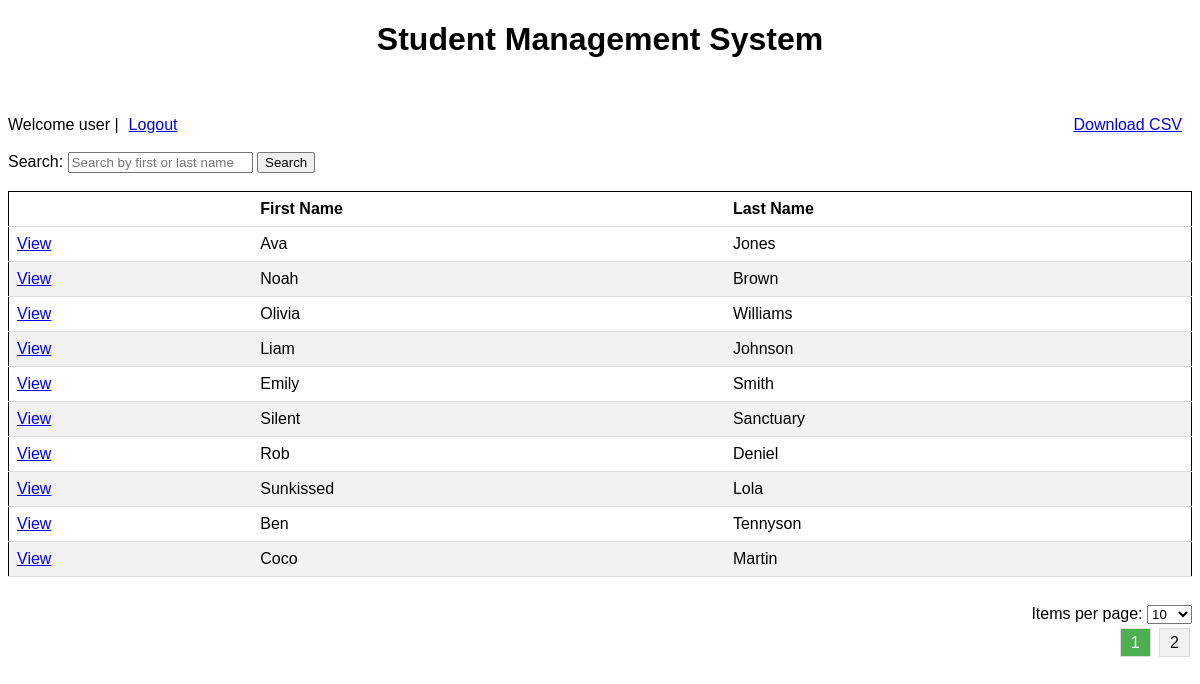
The page /index.php (signed in) on the database its author committed.
### tables this page shows
CREATE TABLE `student_list` (
  `id` int(11) NOT NULL,
  `first_name` varchar(50) NOT NULL,
  `last_name` varchar(50) NOT NULL,
  `birth_day` varchar(10) NOT NULL,
  `added_at` datetime NOT NULL DEFAULT current_timestamp(),
  `gender` varchar(10) NOT NULL,
  `notes` text NOT NULL
);

### index.php (the view, shortened to what this page needs)
<?php
$con = connection();
$itemsPerPage = isset($_GET['itemsPerPage']) ? $_GET['itemsPerPage'] : 10;
$page = isset($_GET['page']) ? $_GET['page'] : 1;
$totalRecords = $con->query("SELECT COUNT(*) AS total FROM student_list")->fetch_assoc()['total'];
$totalPages = ceil($totalRecords / $itemsPerPage);
$offset = ($page - 1) * $itemsPerPage;
$sql = "SELECT * FROM student_list ORDER BY ID DESC LIMIT $offset, $itemsPerPage";
$students = $con->query($sql) or die($con->$connection->error);
$row = $students->fetch_assoc();
$searchTerm = "";
?>
<!DOCTYPE html>
<html lang="en">
<head>
    <link rel="stylesheet" href="css/style.css">
</head>
<body>
    <h1>Student Management System</h1>
    <br><br>
    <div class="header-links">
        <?php
        echo "Welcome " . $_SESSION['UserLogin'] . " | <a href='logout.php'>Logout</a>";
        echo "<a id='download-csv-button' class='add-new-button' href='download_csv.php'>Download CSV</a>";
        ?>
    </div>
    <br>
<form id="search-form">
    <label for="search">Search:</label>
    <input type="text" id="search" name="search" placeholder="Search by first or last name" value="<?php echo $searchTerm; ?>">
    <button type="submit">Search</button>
</form>
    <br>
    <table>
        <thead>
            <tr>
                <th></th>
                <th>First Name</th>
                <th>Last Name</th>
            </tr>
        </thead>
        <tbody id="search-results">
            <?php do { ?>
                <tr>
                    <td>
                        <a href="details.php?id=<?php echo $row['id']; ?>">View</a>
                    </td>
                    <td>
                        <?php echo $row['first_name']; ?>
                    </td>
                    <td>
                        <?php echo $row['last_name']; ?>
                    </td>
                </tr>
            <?php } while ($row = $students->fetch_assoc()) ?>
        </tbody>
    </table>
    <br>
    <div class="items-per-page">
        <label for="itemsPerPage">Items per page:</label>
        <select id="itemsPerPage" name="itemsPerPage" onchange="changeItemsPerPage(this)">
            <option value="10" <?php if ($itemsPerPage == 10)
                echo 'selected'; ?>>10</option>
        </select>
    </div>
    <div class="pagination">
        <?php for ($i = 1; $i <= $totalPages; $i++) { ?>
            <a href="?page=<?php echo $i; ?>&itemsPerPage=<?php echo $itemsPerPage; ?>" class="<?php if ($page == $i)
                      echo 'active'; ?>"><?php echo $i; ?></a>
        <?php } ?>
    </div>
</body>
</html>

### css/style.css (style rules this page uses)
body { font-family: "Arial"; }
table { border: 1px solid black; width: 100%; border-collapse: collapse; }
th, td { text-align: left; padding: 8px; border-bottom: 1px solid #ddd; }
tr:nth-child(even) { background-color: #f2f2f2; }
.header-links { display: flex; align-items: center; }
.header-links a { margin-left: 10px; }
.header-links .add-new-button { margin-left: auto; }
.add-new-button, #edit-button { margin-right: 10px; }

### index.php (style rules this page uses)
body { font-family: "Arial"; }
h1 { text-align: center; }
table { border: 1px solid black; width: 100%; border-collapse: collapse; max-height: 400px; overflow-y: auto; }
th, td { text-align: left; padding: 8px; border-bottom: 1px solid #ddd; }
tr:nth-child(even) { background-color: #f2f2f2; }
.header-links { display: flex; align-items: center; }
.header-links a { margin-left: 10px; }
.header-links .add-new-button { margin-left: auto; }
#download-csv-button { margin-left: auto; display: inline-block; }
.items-per-page, .pagination { text-align: right; margin-top: 10px; }
.pagination a { padding: 5px 10px; text-decoration: none; background-color: #f2f2f2; border: 1px solid #ddd; margin: 0 2px; color: black; }
.pagination a.active { background-color: #4caf50; color: white; }

### rows shown on the page
student_list: first_name "Ava", last_name "Jones"
student_list: first_name "Noah", last_name "Brown"
student_list: first_name "Olivia", last_name "Williams"
student_list: first_name "Liam", last_name "Johnson"
student_list: first_name "Emily", last_name "Smith"
student_list: first_name "Silent", last_name "Sanctuary"
student_list: first_name "Rob", last_name "Deniel"
student_list: first_name "Sunkissed", last_name "Lola"
student_list: first_name "Ben", last_name "Tennyson"
student_list: first_name "Coco", last_name "Martin"

### other values the page prints
$_SESSION['UserLogin'] "user"
